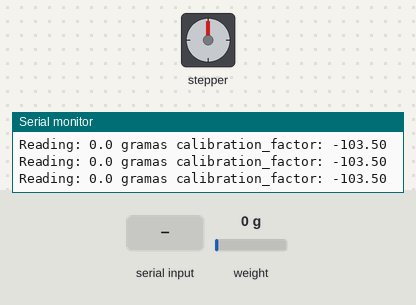
The sketch below on a simulated Arduino Mega 2560, built with avr-gcc and run on an emulated ATmega2560. On the bench: stepper motor, the last lines printed to the serial monitor. Inputs (shaded band) come from the test bench; at power-on: weight on the scale 0 g. Stepper angles assume 500 steps per turn.

Above: at 3.2 s.
3.3 s: "m" received over Serial
At 3.81 s:
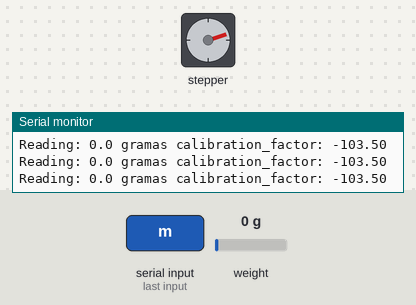
At 4.25 s:
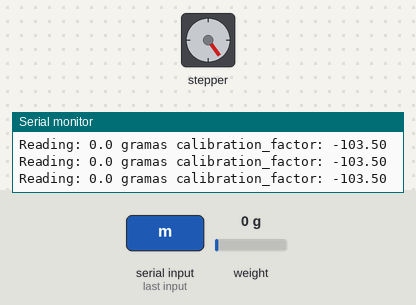
6.3 s: weight on the scale set to 4 g
9.3 s: weight on the scale set to 7 g
At 9.7 s:
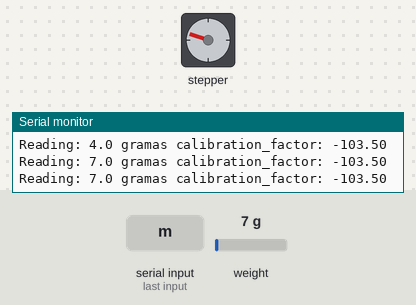
Timing chart, 0 to 12.3 s (numbered marks = the images above; inputs shaded):
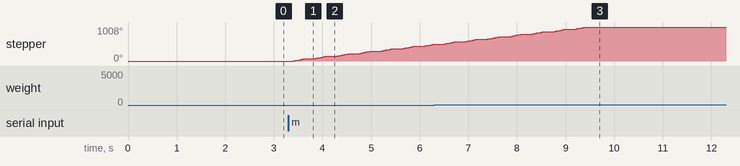

The sketch:

Balanca_Motor.ino
```cpp
#include <Ultrasonic.h>
#include <Stepper.h>
#include <SoftwareSerial.h>
#include <SPI.h>
#include <MFRC522.h>
#include <SPI.h>
#include "HX711.h"
#include <Servo.h>


const int stepsPerRevolution = 500;


//inicializa as portas do motor de passo
#define IN_1 4
#define IN_2 5
#define IN_3 6
#define IN_4 7
#define SPEED_ROTATION 12

//wifi
const int pino_w = 0;


//inicializa as variaveis do rfid

#define SS_PIN 10
#define SCK 13
#define MOSI 11
#define MISO 12
#define RST_PIN 9

// Definicoes pino modulo RC522
MFRC522 mfrc522(SS_PIN, RST_PIN);


//inicializa portas do sensor ultrasonico
#define trigger 3
#define echo 2
boolean isOpen;
boolean isService;

#include <Stepper.h>


//Inicializa a biblioteca utilizando as portas de 8 a 11 para
//ligacao ao motor
Stepper myStepper(stepsPerRevolution, 8,10,9,11);
//tags

#define TAG_1 "45 5C 07 88"
#define TAG_2 "F9 C7 95 A5"

//inicia sensor de distancia
Ultrasonic ultrasonic(trigger, echo);


//weight


#define DOUT  6
#define CLK  7


HX711 scale(DOUT, CLK);

float calibration_factor = -103.5;

void scaleSetup() {

	Serial.println("HX711 calibration sketch");
	Serial.println("Remove all weight from scale");
	Serial.println("After readings begin, place known weight on scale");
	Serial.println("Press + or a to increase calibration factor");
	Serial.println("Press - or z to decrease calibration factor");

	scale.set_scale();
	scale.tare(); //Reset the scale to 0

	long zero_factor = scale.read_average(); //Get a baseline reading
	Serial.print("Zero factor: "); //This can be used to remove the need to tare the scale. Useful in permanent scale projects.
	Serial.println(zero_factor);
}


bool shakeIt;
void setup()
{
  shakeIt=false;
 myStepper.setSpeed(50);
	scaleSetup();

	//lcd.InitLCD(); //Intializing LCD
	Serial.begin(9600);
}


void loopScale() {

	scale.set_scale(calibration_factor); //Adjust to this calibration factor

	Serial.print("Reading: ");
	Serial.print(scale.get_units(), 1);
 if(scale.get_units()>5){

  //shakeIt=true;

 //}else{
   shakeIt=false;

 }
	Serial.print(" gramas"); //Change this to kg and re-adjust the calibration factor if you follow SI units like a sane person
	Serial.print(" calibration_factor: ");
	Serial.print(calibration_factor);
	Serial.println();

	if (Serial.available())
	{
		char temp = Serial.read();
		if (temp == '+' || temp == 'a')
			calibration_factor += 10;
		else if (temp == '-' || temp == 'z')
			calibration_factor -= 10;
     else if(temp == 'm')
     shakeIt=true;
	}

}

void loop() {

	loopScale();
if(shakeIt){
//for (int i = 10; i<=60; i=i+30)
 //{
 myStepper.step(100);
 //}


}


}
```

Ultrasonic.h
```cpp
/*
 * Ultrasonic.h - Library for HC-SR04 Ultrasonic Sensing Module.
 *
 * With ideas from:
 *   Created by ITead studio. Alex, Apr 20, 2010.
 *   iteadstudio.com
 *
 * SVN Keywords
 * ----------------------------------
 * $Author: cnobile $
 * $Date: 2011-12-07 21:49:14 -0500 (Wed, 07 Dec 2011) $
 * $Revision: 38 $
 * ----------------------------------
 *
 * Thank you to Rowan Simms for pointing out the change in header name with
 * Arduino version 1.0 and up.
 *
 */

#ifndef ULTRASONIC_H
#define ULTRASONIC_H

#include <stddef.h>

#if defined(ARDUINO) && ARDUINO >= 100
  #include <Arduino.h>
#else
  #include <WProgram.h>
#endif

// Undefine COMPILE_STD_DEV if you don't want Standard Deviation.
#define COMPILE_STD_DEV


typedef struct bufferCtl
    {
    float *pBegin;
    float *pIndex;
    size_t length;
    bool filled;
    } BufCtl;

class Ultrasonic
    {
    public:
    Ultrasonic(int tp, int ep);
    long timing();
    float convert(long microsec, int metric);
    void setDivisor(float value, int metric);
    static const int IN = 0;
    static const int CM = 1;

#ifdef COMPILE_STD_DEV
    bool sampleCreate(size_t size, ...);
    void sampleClear();
    float unbiasedStdDev(float value, size_t bufNum);
#endif // COMPILE_STD_DEV

    private:
    int _trigPin;
    int _echoPin;
    float _cmDivisor;
    float _inDivisor;

#ifdef COMPILE_STD_DEV
    size_t _numBufs;
    BufCtl *_pBuffers;
    void _sampleUpdate(BufCtl *buf, float msec);
    void _freeBuffers();
#endif // COMPILE_STD_DEV
    };

#endif // ULTRASONIC_H
```

Measured:
- the behaviour switches between 5 and 6 g on weight on the scale (found by bisection; images 2 and 3)
- after the input at 3.3 s, stepper: keeps turning clockwise at about 173°/s, starting after 0.11 s
- after the input at 9.3 s, stepper: goes on until 9.4 s, then stays 1008°
